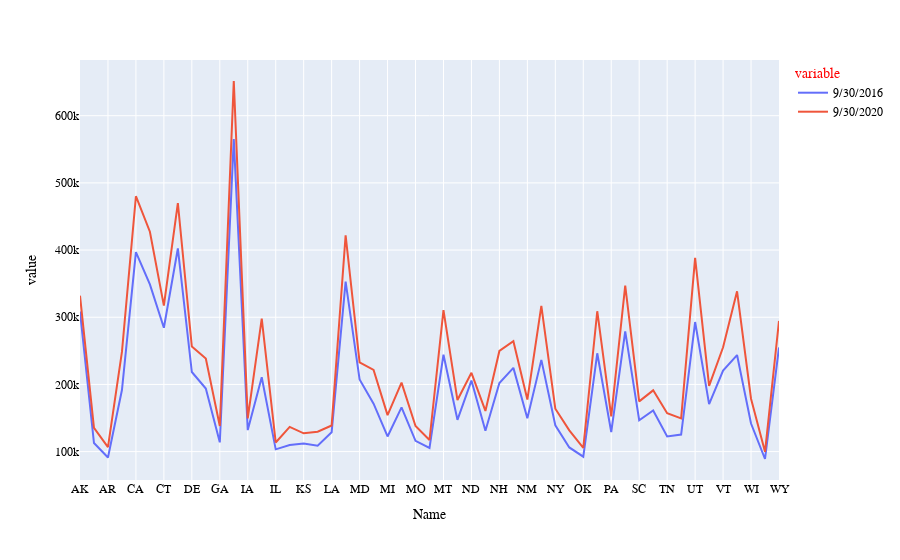

The notebook cell this image was saved under:
### Code cell
fig = px.line(df, x = 'Name', y = ['9/30/2016', '9/30/2020'])

#fig.add_scatter(x=df['Name'], y=df['9/30/2020'])

fig.update_layout(
    font_family="Arial",
    font_color="black",
    title_font_family="Arial",
    title_font_color="Navy",
    legend_title_font_color="red"
)
fig.update_xaxes(title_font_family="Arial")
fig.show()

### Figure 1 — Plotly figure (JSON) as saved in the notebook; plotly's stock layout.template omitted (floating-point values rounded to 4 significant figures)
{"data": [{"hovertemplate": "variable=9/30/2016<br>Name=%{x}<br>value=%{y}<extra></extra>", "legendgroup": "9/30/2016", "line": {"color": "#636efa", "dash": "solid"}, "mode": "lines", "name": "9/30/2016", "orientation": "v", "showlegend": true, "type": "scatter", "x": ["AK", "AL", "AR", "AZ", "CA", "CO", "CT", "DC", "DE", "FL", "GA", "HI", "IA", "ID", "IL", "IN", "KS", "KY", "LA", "MA", "MD", "ME", "MI", "MN", "MO", "MS", "MT", "NC", "ND", "NE", "NH", "NJ", "NM", "NV", "NY", "OH", "OK", "OR", "PA", "RI", "SC", "SD", "TN", "TX", "UT", "VA", "VT", "WA", "WI", "WV", "WY"], "xaxis": "x", "y": [308500.0, 112800.0, 91220.0, 191700.0, 396900.0, 348900.0, 284300.0, 402366, 218475, 194000.0, 113790, 565068, 132000.0, 210800.0, 103400.0, 109800.0, 112100.0, 108900.0, 128900.0, 353100.0, 207400.0, 171300.0, 122500.0, 165800.0, 116000.0, 105400.0, 244300.0, 147400.0, 205700.0, 131200.0, 202100.0, 224600.0, 149700.0, 236500.0, 139200.0, 106300.0, 92460.0, 246400.0, 129200.0, 278943, 146700.0, 161200.0, 122600.0, 125500.0, 292900.0, 170787, 220700.0, 243700.0, 141800.0, 89010.0, 255000.0], "yaxis": "y"}, {"hovertemplate": "variable=9/30/2020<br>Name=%{x}<br>value=%{y}<extra></extra>", "legendgroup": "9/30/2020", "line": {"color": "#EF553B", "dash": "solid"}, "mode": "lines", "name": "9/30/2020", "orientation": "v", "showlegend": true, "type": "scatter", "x": ["AK", "AL", "AR", "AZ", "CA", "CO", "CT", "DC", "DE", "FL", "GA", "HI", "IA", "ID", "IL", "IN", "KS", "KY", "LA", "MA", "MD", "ME", "MI", "MN", "MO", "MS", "MT", "NC", "ND", "NE", "NH", "NJ", "NM", "NV", "NY", "OH", "OK", "OR", "PA", "RI", "SC", "SD", "TN", "TX", "UT", "VA", "VT", "WA", "WI", "WV", "WY"], "xaxis": "x", "y": [332200.0, 135200.0, 106700.0, 248400, 480100.0, 427300.0, 317400.0, 469854, 256400.0, 238700.0, 138000.0, 651700.0, 149500.0, 298100.0, 113600.0, 136900.0, 127300.0, 129500.0, 138872, 421934, 232900.0, 221700.0, 154300.0, 202800.0, 138100.0, 117300.0, 310500.0, 176800.0, 217300.0, 160600.0, 249900.0, 264200.0, 177400.0, 316900.0, 163900.0, 131600.0, 105700.0, 309000.0, 152500.0, 347003, 174800.0, 191200.0, 157200.0, 149500.0, 388400.0, 197700.0, 255246, 338700.0, 178700.0, 99730.0, 294500.0], "yaxis": "y"}], "layout": {"font": {"color": "black", "family": "Arial"}, "legend": {"title": {"font": {"color": "red"}, "text": "variable"}, "tracegroupgap": 0}, "margin": {"t": 60}, "title": {"font": {"color": "Navy", "family": "Arial"}}, "xaxis": {"anchor": "y", "domain": [0, 1], "title": {"font": {"family": "Arial"}, "text": "Name"}}, "yaxis": {"anchor": "x", "domain": [0, 1], "title": {"text": "value"}}}}
